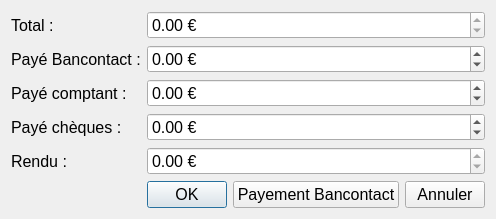
<?xml version="1.0" encoding="UTF-8"?>
<ui version="4.0">
 <class>Payement</class>
 <widget class="QDialog" name="Payement">
  <property name="geometry">
   <rect>
    <x>0</x>
    <y>0</y>
    <width>473</width>
    <height>204</height>
   </rect>
  </property>
  <property name="font">
   <font>
    <pointsize>12</pointsize>
   </font>
  </property>
  <property name="windowTitle">
   <string>Dialog</string>
  </property>
  <layout class="QHBoxLayout" name="horizontalLayout_2">
   <item>
    <layout class="QFormLayout" name="formLayout">
     <property name="fieldGrowthPolicy">
      <enum>QFormLayout::AllNonFixedFieldsGrow</enum>
     </property>
     <item row="0" column="0">
      <widget class="QLabel" name="totalLabel">
       <property name="text">
        <string>Total :</string>
       </property>
      </widget>
     </item>
     <item row="0" column="1">
      <widget class="QDoubleSpinBox" name="totalDoubleSpinBox">
       <property name="readOnly">
        <bool>true</bool>
       </property>
       <property name="suffix">
        <string> €</string>
       </property>
       <property name="maximum">
        <double>1000000.000000000000000</double>
       </property>
      </widget>
     </item>
     <item row="1" column="0">
      <widget class="QLabel" name="payBancontactLabel">
       <property name="text">
        <string>Payé Bancontact :</string>
       </property>
      </widget>
     </item>
     <item row="1" column="1">
      <widget class="QDoubleSpinBox" name="payBancontactDoubleSpinBox">
       <property name="suffix">
        <string> €</string>
       </property>
       <property name="minimum">
        <double>-1000000.000000000000000</double>
       </property>
       <property name="maximum">
        <double>1000000.000000000000000</double>
       </property>
      </widget>
     </item>
     <item row="2" column="0">
      <widget class="QLabel" name="payCashLabel">
       <property name="text">
        <string>Payé comptant : </string>
       </property>
      </widget>
     </item>
     <item row="2" column="1">
      <widget class="QDoubleSpinBox" name="payCashDoubleSpinBox">
       <property name="suffix">
        <string> €</string>
       </property>
       <property name="minimum">
        <double>-1000000.000000000000000</double>
       </property>
       <property name="maximum">
        <double>1000000.000000000000000</double>
       </property>
      </widget>
     </item>
     <item row="3" column="0">
      <widget class="QLabel" name="payChQuesLabel">
       <property name="text">
        <string>Payé chèques :</string>
       </property>
      </widget>
     </item>
     <item row="3" column="1">
      <widget class="QDoubleSpinBox" name="doubleSpinBox">
       <property name="suffix">
        <string> €</string>
       </property>
       <property name="minimum">
        <double>-1000000.000000000000000</double>
       </property>
       <property name="maximum">
        <double>1000000.000000000000000</double>
       </property>
      </widget>
     </item>
     <item row="4" column="0">
      <widget class="QLabel" name="renduLabel">
       <property name="text">
        <string>Rendu :</string>
       </property>
      </widget>
     </item>
     <item row="4" column="1">
      <widget class="QDoubleSpinBox" name="renduDoubleSpinBox">
       <property name="readOnly">
        <bool>true</bool>
       </property>
       <property name="suffix">
        <string> €</string>
       </property>
       <property name="minimum">
        <double>-1000000.000000000000000</double>
       </property>
       <property name="maximum">
        <double>100000.000000000000000</double>
       </property>
      </widget>
     </item>
     <item row="5" column="1">
      <layout class="QHBoxLayout" name="horizontalLayout">
       <property name="topMargin">
        <number>0</number>
       </property>
       <item>
        <widget class="QPushButton" name="pushButton_2">
         <property name="text">
          <string>OK</string>
         </property>
        </widget>
       </item>
       <item>
        <widget class="QPushButton" name="pushButton_3">
         <property name="text">
          <string>Payement Bancontact</string>
         </property>
        </widget>
       </item>
       <item>
        <widget class="QPushButton" name="pushButton">
         <property name="text">
          <string>Annuler</string>
         </property>
        </widget>
       </item>
      </layout>
     </item>
    </layout>
   </item>
  </layout>
 </widget>
 <resources/>
 <connections/>
</ui>
